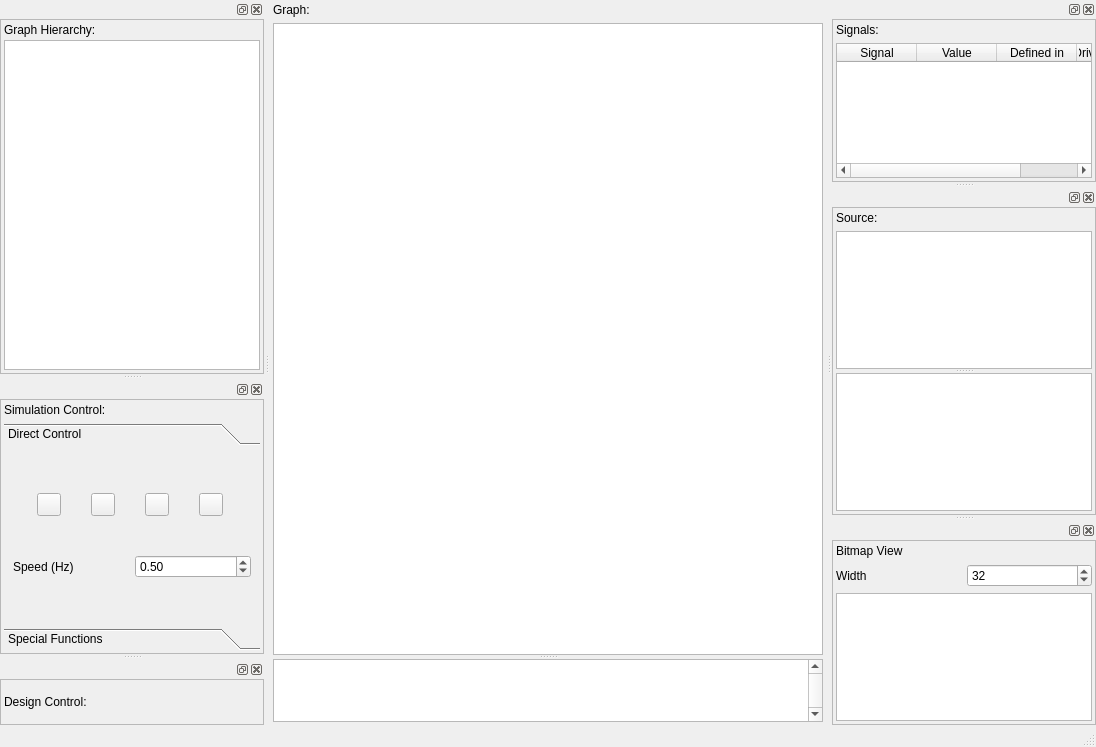
<?xml version="1.0" encoding="UTF-8"?>
<ui version="4.0">
 <class>MainWindowSimulate</class>
 <widget class="QMainWindow" name="MainWindowSimulate">
  <property name="geometry">
   <rect>
    <x>0</x>
    <y>0</y>
    <width>1096</width>
    <height>747</height>
   </rect>
  </property>
  <property name="windowTitle">
   <string>MainWindow</string>
  </property>
  <widget class="QWidget" name="centralwidget">
   <layout class="QVBoxLayout" name="verticalLayout_4">
    <property name="leftMargin">
     <number>3</number>
    </property>
    <property name="topMargin">
     <number>3</number>
    </property>
    <property name="rightMargin">
     <number>3</number>
    </property>
    <property name="bottomMargin">
     <number>3</number>
    </property>
    <item>
     <widget class="QLabel" name="label_4">
      <property name="text">
       <string>Graph:</string>
      </property>
     </widget>
    </item>
    <item>
     <widget class="QSplitter" name="splitter_2">
      <property name="orientation">
       <enum>Qt::Vertical</enum>
      </property>
      <property name="handleWidth">
       <number>4</number>
      </property>
      <widget class="mhdl::vis::CircuitView" name="circuitView">
       <property name="sizePolicy">
        <sizepolicy hsizetype="Expanding" vsizetype="Expanding">
         <horstretch>0</horstretch>
         <verstretch>10</verstretch>
        </sizepolicy>
       </property>
       <property name="minimumSize">
        <size>
         <width>0</width>
         <height>100</height>
        </size>
       </property>
       <property name="baseSize">
        <size>
         <width>0</width>
         <height>0</height>
        </size>
       </property>
      </widget>
      <widget class="QTextEdit" name="textEdit_log">
       <property name="sizePolicy">
        <sizepolicy hsizetype="Expanding" vsizetype="Preferred">
         <horstretch>0</horstretch>
         <verstretch>1</verstretch>
        </sizepolicy>
       </property>
       <property name="minimumSize">
        <size>
         <width>0</width>
         <height>50</height>
        </size>
       </property>
       <property name="baseSize">
        <size>
         <width>0</width>
         <height>0</height>
        </size>
       </property>
       <property name="verticalScrollBarPolicy">
        <enum>Qt::ScrollBarAlwaysOn</enum>
       </property>
       <property name="readOnly">
        <bool>true</bool>
       </property>
      </widget>
     </widget>
    </item>
   </layout>
  </widget>
  <widget class="QMenuBar" name="menubar">
   <property name="geometry">
    <rect>
     <x>0</x>
     <y>0</y>
     <width>1096</width>
     <height>22</height>
    </rect>
   </property>
  </widget>
  <widget class="QStatusBar" name="statusbar"/>
  <widget class="QDockWidget" name="dockWidget_2">
   <attribute name="dockWidgetArea">
    <number>2</number>
   </attribute>
   <widget class="QWidget" name="dockWidgetContents_2">
    <layout class="QVBoxLayout" name="verticalLayout_2">
     <property name="leftMargin">
      <number>0</number>
     </property>
     <property name="topMargin">
      <number>0</number>
     </property>
     <property name="rightMargin">
      <number>0</number>
     </property>
     <property name="bottomMargin">
      <number>0</number>
     </property>
     <item>
      <widget class="QFrame" name="frame_4">
       <property name="frameShape">
        <enum>QFrame::StyledPanel</enum>
       </property>
       <property name="frameShadow">
        <enum>QFrame::Raised</enum>
       </property>
       <layout class="QVBoxLayout" name="verticalLayout_10">
        <property name="leftMargin">
         <number>3</number>
        </property>
        <property name="topMargin">
         <number>3</number>
        </property>
        <property name="rightMargin">
         <number>3</number>
        </property>
        <property name="bottomMargin">
         <number>3</number>
        </property>
        <item>
         <widget class="QLabel" name="label_3">
          <property name="text">
           <string>Signals:</string>
          </property>
         </widget>
        </item>
        <item>
         <widget class="QTableWidget" name="tableWidget_signals">
          <attribute name="horizontalHeaderCascadingSectionResizes">
           <bool>false</bool>
          </attribute>
          <attribute name="horizontalHeaderDefaultSectionSize">
           <number>80</number>
          </attribute>
          <column>
           <property name="text">
            <string>Signal</string>
           </property>
          </column>
          <column>
           <property name="text">
            <string>Value</string>
           </property>
          </column>
          <column>
           <property name="text">
            <string>Defined in</string>
           </property>
          </column>
          <column>
           <property name="text">
            <string>Driver defined in</string>
           </property>
          </column>
         </widget>
        </item>
       </layout>
      </widget>
     </item>
    </layout>
   </widget>
  </widget>
  <widget class="QDockWidget" name="dockWidget_4">
   <attribute name="dockWidgetArea">
    <number>1</number>
   </attribute>
   <widget class="QWidget" name="dockWidgetContents_4">
    <layout class="QVBoxLayout" name="verticalLayout">
     <property name="leftMargin">
      <number>0</number>
     </property>
     <property name="topMargin">
      <number>0</number>
     </property>
     <property name="rightMargin">
      <number>0</number>
     </property>
     <property name="bottomMargin">
      <number>0</number>
     </property>
     <item>
      <widget class="QFrame" name="frame">
       <property name="frameShape">
        <enum>QFrame::StyledPanel</enum>
       </property>
       <property name="frameShadow">
        <enum>QFrame::Raised</enum>
       </property>
       <layout class="QVBoxLayout" name="verticalLayout_7">
        <property name="spacing">
         <number>3</number>
        </property>
        <property name="leftMargin">
         <number>3</number>
        </property>
        <property name="topMargin">
         <number>3</number>
        </property>
        <property name="rightMargin">
         <number>3</number>
        </property>
        <property name="bottomMargin">
         <number>3</number>
        </property>
        <item>
         <widget class="QLabel" name="label_2">
          <property name="text">
           <string>Graph Hierarchy:</string>
          </property>
         </widget>
        </item>
        <item>
         <widget class="QTreeWidget" name="treeView_graphHierarchy">
          <attribute name="headerVisible">
           <bool>false</bool>
          </attribute>
          <column>
           <property name="text">
            <string notr="true">1</string>
           </property>
          </column>
         </widget>
        </item>
       </layout>
      </widget>
     </item>
    </layout>
   </widget>
  </widget>
  <widget class="QDockWidget" name="dockWidget">
   <property name="floating">
    <bool>false</bool>
   </property>
   <attribute name="dockWidgetArea">
    <number>1</number>
   </attribute>
   <widget class="QWidget" name="dockWidgetContents">
    <layout class="QVBoxLayout" name="verticalLayout_3">
     <property name="leftMargin">
      <number>0</number>
     </property>
     <property name="topMargin">
      <number>0</number>
     </property>
     <property name="rightMargin">
      <number>0</number>
     </property>
     <property name="bottomMargin">
      <number>0</number>
     </property>
     <item>
      <widget class="QFrame" name="frame_2">
       <property name="frameShape">
        <enum>QFrame::StyledPanel</enum>
       </property>
       <property name="frameShadow">
        <enum>QFrame::Raised</enum>
       </property>
       <layout class="QVBoxLayout" name="verticalLayout_8">
        <property name="leftMargin">
         <number>3</number>
        </property>
        <property name="topMargin">
         <number>3</number>
        </property>
        <property name="rightMargin">
         <number>3</number>
        </property>
        <property name="bottomMargin">
         <number>3</number>
        </property>
        <item>
         <widget class="QLabel" name="label">
          <property name="text">
           <string>Simulation Control:</string>
          </property>
         </widget>
        </item>
        <item>
         <widget class="QToolBox" name="toolBox">
          <property name="currentIndex">
           <number>0</number>
          </property>
          <widget class="QWidget" name="page">
           <property name="geometry">
            <rect>
             <x>0</x>
             <y>0</y>
             <width>256</width>
             <height>165</height>
            </rect>
           </property>
           <attribute name="label">
            <string>Direct Control</string>
           </attribute>
           <layout class="QVBoxLayout" name="verticalLayout_5">
            <item>
             <layout class="QHBoxLayout" name="horizontalLayout">
              <property name="topMargin">
               <number>0</number>
              </property>
              <item>
               <widget class="QToolButton" name="toolButton_FastForward">
                <property name="text">
                 <string/>
                </property>
                <property name="icon">
                 <iconset theme="SP_MediaPlay">
                  <normaloff>.</normaloff>.</iconset>
                </property>
               </widget>
              </item>
              <item>
               <widget class="QToolButton" name="toolButton_StepForward">
                <property name="text">
                 <string/>
                </property>
                <property name="icon">
                 <iconset theme="SP_MediaPlay">
                  <normaloff>.</normaloff>.</iconset>
                </property>
               </widget>
              </item>
              <item>
               <widget class="QToolButton" name="toolButton_Pause">
                <property name="text">
                 <string/>
                </property>
                <property name="icon">
                 <iconset theme="SP_MediaStop">
                  <normaloff>.</normaloff>.</iconset>
                </property>
               </widget>
              </item>
              <item>
               <widget class="QToolButton" name="toolButton_Reset">
                <property name="text">
                 <string/>
                </property>
                <property name="icon">
                 <iconset theme="SP_MediaPlay">
                  <normaloff>.</normaloff>.</iconset>
                </property>
               </widget>
              </item>
             </layout>
            </item>
            <item>
             <layout class="QHBoxLayout" name="horizontalLayout_2">
              <item>
               <widget class="QLabel" name="label_5">
                <property name="text">
                 <string>Speed (Hz)</string>
                </property>
               </widget>
              </item>
              <item>
               <widget class="QDoubleSpinBox" name="doubleSpinBox_simulationFrequency">
                <property name="maximum">
                 <double>10000.000000000000000</double>
                </property>
                <property name="singleStep">
                 <double>20.000000000000000</double>
                </property>
                <property name="value">
                 <double>0.500000000000000</double>
                </property>
               </widget>
              </item>
             </layout>
            </item>
           </layout>
          </widget>
          <widget class="QWidget" name="page_2">
           <property name="geometry">
            <rect>
             <x>0</x>
             <y>0</y>
             <width>256</width>
             <height>165</height>
            </rect>
           </property>
           <attribute name="label">
            <string>Special Functions</string>
           </attribute>
          </widget>
         </widget>
        </item>
       </layout>
      </widget>
     </item>
    </layout>
   </widget>
  </widget>
  <widget class="QDockWidget" name="dockWidget_5">
   <attribute name="dockWidgetArea">
    <number>1</number>
   </attribute>
   <widget class="QWidget" name="dockWidgetContents_5">
    <layout class="QVBoxLayout" name="verticalLayout_6">
     <property name="leftMargin">
      <number>0</number>
     </property>
     <property name="topMargin">
      <number>0</number>
     </property>
     <property name="rightMargin">
      <number>0</number>
     </property>
     <property name="bottomMargin">
      <number>0</number>
     </property>
     <item>
      <widget class="QFrame" name="frame_3">
       <property name="frameShape">
        <enum>QFrame::StyledPanel</enum>
       </property>
       <property name="frameShadow">
        <enum>QFrame::Raised</enum>
       </property>
       <layout class="QVBoxLayout" name="verticalLayout_9">
        <property name="leftMargin">
         <number>3</number>
        </property>
        <property name="topMargin">
         <number>3</number>
        </property>
        <property name="rightMargin">
         <number>3</number>
        </property>
        <property name="bottomMargin">
         <number>3</number>
        </property>
        <item>
         <widget class="QLabel" name="label_6">
          <property name="text">
           <string>Design Control:</string>
          </property>
         </widget>
        </item>
       </layout>
      </widget>
     </item>
    </layout>
   </widget>
  </widget>
  <widget class="QDockWidget" name="dockWidget_3">
   <attribute name="dockWidgetArea">
    <number>2</number>
   </attribute>
   <widget class="QWidget" name="dockWidgetContents_3">
    <layout class="QVBoxLayout" name="verticalLayout_11">
     <property name="leftMargin">
      <number>0</number>
     </property>
     <property name="topMargin">
      <number>0</number>
     </property>
     <property name="rightMargin">
      <number>0</number>
     </property>
     <property name="bottomMargin">
      <number>0</number>
     </property>
     <item>
      <widget class="QFrame" name="frame_5">
       <property name="frameShape">
        <enum>QFrame::StyledPanel</enum>
       </property>
       <property name="frameShadow">
        <enum>QFrame::Raised</enum>
       </property>
       <layout class="QVBoxLayout" name="verticalLayout_12">
        <property name="leftMargin">
         <number>3</number>
        </property>
        <property name="topMargin">
         <number>3</number>
        </property>
        <property name="rightMargin">
         <number>3</number>
        </property>
        <property name="bottomMargin">
         <number>3</number>
        </property>
        <item>
         <widget class="QLabel" name="label_sourceNodeName">
          <property name="text">
           <string>Source:</string>
          </property>
         </widget>
        </item>
        <item>
         <widget class="QSplitter" name="splitter">
          <property name="orientation">
           <enum>Qt::Vertical</enum>
          </property>
          <widget class="QListWidget" name="listWidget_stackTraceView"/>
          <widget class="QTextEdit" name="textEdit_sourceView">
           <property name="font">
            <font>
             <family>DejaVu Sans Mono</family>
             <kerning>false</kerning>
            </font>
           </property>
           <property name="lineWrapMode">
            <enum>QTextEdit::NoWrap</enum>
           </property>
           <property name="readOnly">
            <bool>true</bool>
           </property>
          </widget>
         </widget>
        </item>
       </layout>
      </widget>
     </item>
    </layout>
   </widget>
  </widget>
  <widget class="QDockWidget" name="dockWidget_6">
   <attribute name="dockWidgetArea">
    <number>2</number>
   </attribute>
   <widget class="QWidget" name="dockWidgetContents_6">
    <layout class="QVBoxLayout" name="verticalLayout_13">
     <property name="leftMargin">
      <number>0</number>
     </property>
     <property name="topMargin">
      <number>0</number>
     </property>
     <property name="rightMargin">
      <number>0</number>
     </property>
     <property name="bottomMargin">
      <number>0</number>
     </property>
     <item>
      <widget class="QFrame" name="frame_6">
       <property name="frameShape">
        <enum>QFrame::StyledPanel</enum>
       </property>
       <property name="frameShadow">
        <enum>QFrame::Raised</enum>
       </property>
       <layout class="QVBoxLayout" name="verticalLayout_14">
        <property name="leftMargin">
         <number>3</number>
        </property>
        <property name="topMargin">
         <number>3</number>
        </property>
        <property name="rightMargin">
         <number>3</number>
        </property>
        <property name="bottomMargin">
         <number>3</number>
        </property>
        <item>
         <widget class="QLabel" name="label_7">
          <property name="text">
           <string>Bitmap View</string>
          </property>
         </widget>
        </item>
        <item>
         <layout class="QHBoxLayout" name="horizontalLayout_3">
          <item>
           <widget class="QLabel" name="label_8">
            <property name="text">
             <string>Width</string>
            </property>
           </widget>
          </item>
          <item>
           <widget class="QSpinBox" name="spinBox_bitmapView_width">
            <property name="value">
             <number>32</number>
            </property>
           </widget>
          </item>
         </layout>
        </item>
        <item>
         <widget class="QGraphicsView" name="graphicsView_bitmapView_graphics"/>
        </item>
       </layout>
      </widget>
     </item>
    </layout>
   </widget>
  </widget>
 </widget>
 <customwidgets>
  <customwidget>
   <class>mhdl::vis::CircuitView</class>
   <extends>QGraphicsView</extends>
   <header location="global">metaHDL_vis_Qt/CircuitView.h</header>
  </customwidget>
 </customwidgets>
 <resources/>
 <connections/>
</ui>
